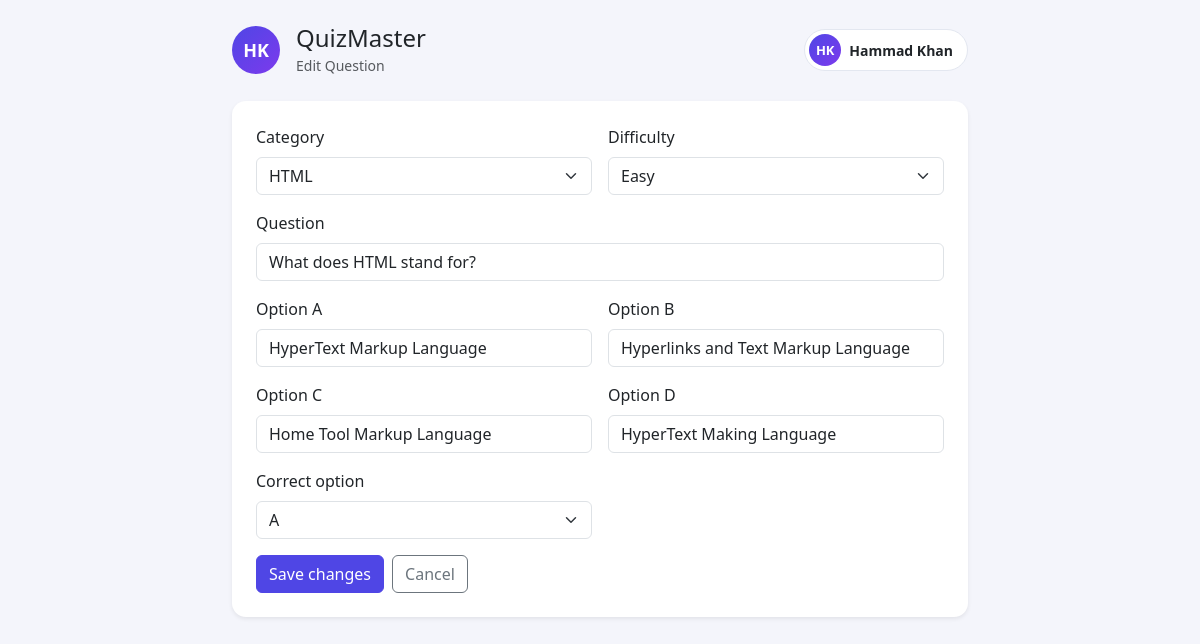
The app's page /edit_question.php?id=1 with its own data.
### tables this page shows
CREATE TABLE IF NOT EXISTS questions (
    id INT AUTO_INCREMENT PRIMARY KEY,
    category_id INT NOT NULL,
    question_text VARCHAR(255) NOT NULL,
    option_a VARCHAR(255) NOT NULL,
    option_b VARCHAR(255) NOT NULL,
    option_c VARCHAR(255) NOT NULL,
    option_d VARCHAR(255) NOT NULL,
    correct_option ENUM('a', 'b', 'c', 'd') NOT NULL,
    difficulty ENUM('easy', 'medium', 'hard') DEFAULT 'easy',
    created_at TIMESTAMP DEFAULT CURRENT_TIMESTAMP,
    FOREIGN KEY (category_id) REFERENCES categories(id) ON DELETE CASCADE
);

CREATE TABLE IF NOT EXISTS categories (
    id INT AUTO_INCREMENT PRIMARY KEY,
    name VARCHAR(50) NOT NULL,
    color VARCHAR(20) NOT NULL,
    description VARCHAR(255) NOT NULL
);

### edit_question.php (the view, shortened to what this page needs)
<?php
require 'config.php';
$id = (int)($_GET['id'] ?? 0);
$stmt = $pdo->prepare('SELECT * FROM questions WHERE id = ?');
$stmt->execute([$id]);
$question = $stmt->fetch();
$categories = $pdo->query('SELECT * FROM categories ORDER BY id')->fetchAll();
?>
<!DOCTYPE html>
<html lang="en">
<head>
    <link href="https://cdn.jsdelivr.net/npm/bootstrap@5.3.3/dist/css/bootstrap.min.css" rel="stylesheet">
    <link rel="stylesheet" href="assets/css/style.css">
</head>
<body>
<div class="container py-4" style="max-width: 760px;">
    <header class="d-flex align-items-center justify-content-between mb-4">
        <div class="d-flex align-items-center gap-3">
            <div class="avatar">HK</div>
            <div>
                <h1 class="h4 mb-0">QuizMaster</h1>
                <small class="text-muted">Edit Question</small>
            </div>
        </div>
        <div class="user-chip">
            <span class="avatar avatar-sm">HK</span>
            <span>Hammad Khan</span>
        </div>
    </header>
    <div class="card shadow-sm p-4">
        <form method="post">
            <div class="row g-3">
                <div class="col-md-6">
                    <label class="form-label">Category</label>
                    <select name="category_id" class="form-select" required>
                        <?php foreach ($categories as $cat): ?>
                            <option value="<?= $cat['id'] ?>" <?= (int)$cat['id'] === (int)$question['category_id'] ? 'selected' : '' ?>><?= htmlspecialchars($cat['name']) ?></option>
                        <?php endforeach; ?>
                    </select>
                </div>
                <div class="col-md-6">
                    <label class="form-label">Difficulty</label>
                    <select name="difficulty" class="form-select">
                        <?php foreach (['easy', 'medium', 'hard'] as $d): ?>
                            <option value="<?= $d ?>" <?= $question['difficulty'] === $d ? 'selected' : '' ?>><?= ucfirst($d) ?></option>
                        <?php endforeach; ?>
                    </select>
                </div>
                <div class="col-12">
                    <label class="form-label">Question</label>
                    <input type="text" name="question_text" class="form-control" value="<?= htmlspecialchars($question['question_text']) ?>" required>
                </div>
                <div class="col-md-6">
                    <label class="form-label">Option A</label>
                    <input type="text" name="option_a" class="form-control" value="<?= htmlspecialchars($question['option_a']) ?>" required>
                </div>
                <div class="col-md-6">
                    <label class="form-label">Option B</label>
                    <input type="text" name="option_b" class="form-control" value="<?= htmlspecialchars($question['option_b']) ?>" required>
                </div>
                <div class="col-md-6">
                    <label class="form-label">Option C</label>
                    <input type="text" name="option_c" class="form-control" value="<?= htmlspecialchars($question['option_c']) ?>" required>
                </div>
                <div class="col-md-6">
                    <label class="form-label">Option D</label>
                    <input type="text" name="option_d" class="form-control" value="<?= htmlspecialchars($question['option_d']) ?>" required>
                </div>
                <div class="col-md-6">
                    <label class="form-label">Correct option</label>
                    <select name="correct_option" class="form-select">
                        <?php foreach (['a', 'b', 'c', 'd'] as $letter): ?>
                            <option value="<?= $letter ?>" <?= $question['correct_option'] === $letter ? 'selected' : '' ?>><?= strtoupper($letter) ?></option>
                        <?php endforeach; ?>
                    </select>
                </div>
                <div class="col-12 d-flex gap-2">
                    <button type="submit" class="btn btn-primary">Save changes</button>
                    <a href="manage_questions.php" class="btn btn-outline-secondary">Cancel</a>
                </div>
            </div>
        </form>
    </div>
</div>
</body>
</html>

### assets/css/style.css (style rules this page uses)
body { background: #f4f5fb; font-family: 'Segoe UI', system-ui, sans-serif; }
.avatar { width: 48px; height: 48px; border-radius: 50%; background: linear-gradient(135deg, #4f46e5, #7c3aed); color: #fff; display: flex; align-items: center; justify-content: center; font-weight: 700; font-size: 18px; }
.avatar-sm { width: 32px; height: 32px; font-size: 13px; }
.user-chip { display: flex; align-items: center; gap: 8px; background: #fff; border: 1px solid #e3e7f0; border-radius: 999px; padding: 4px 14px 4px 4px; font-weight: 600; font-size: 14px; }
.card { border: none; border-radius: 14px; }
.btn-primary { background: #4f46e5; border-color: #4f46e5; }

### records on screen
questions: category_id "HTML", difficulty "Easy", question_text "What does HTML stand for?", option_a "HyperText Markup Language", option_b "Hyperlinks and Text Markup Language", option_c "Home Tool Markup Language", option_d "HyperText Making Language", correct_option "A"
